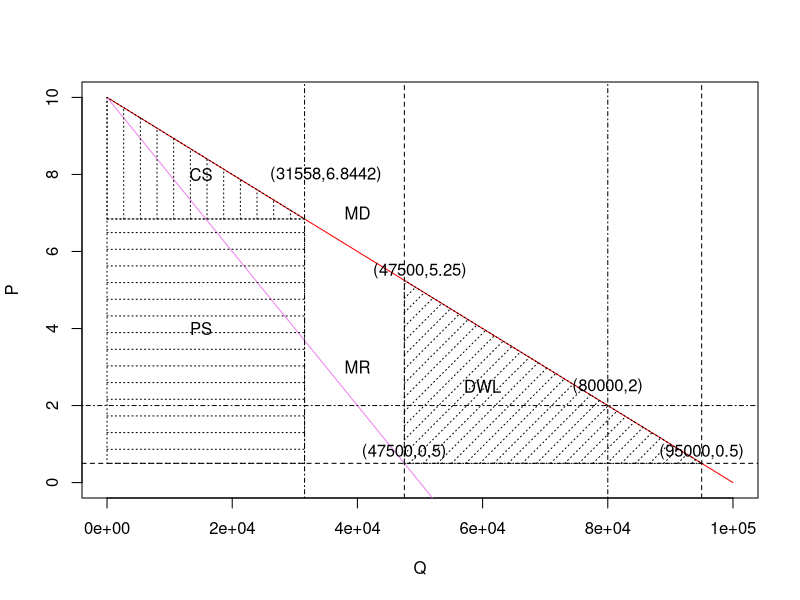
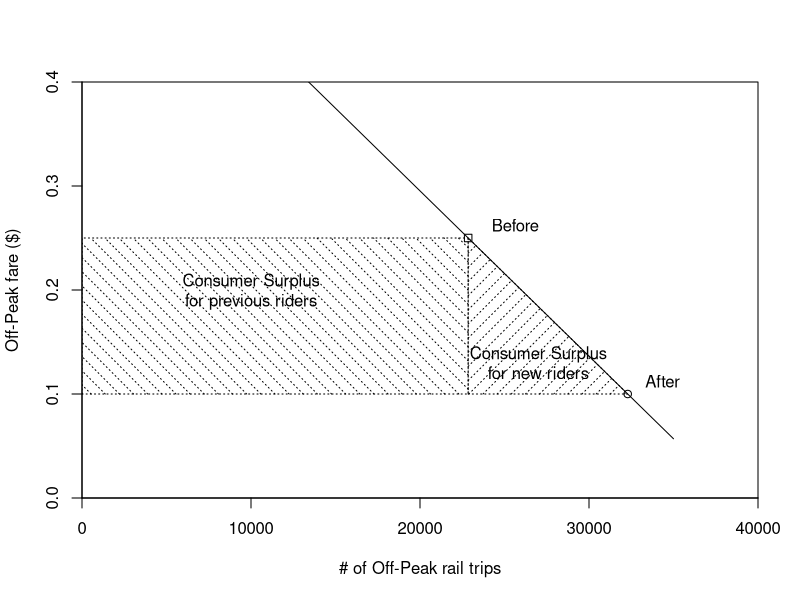
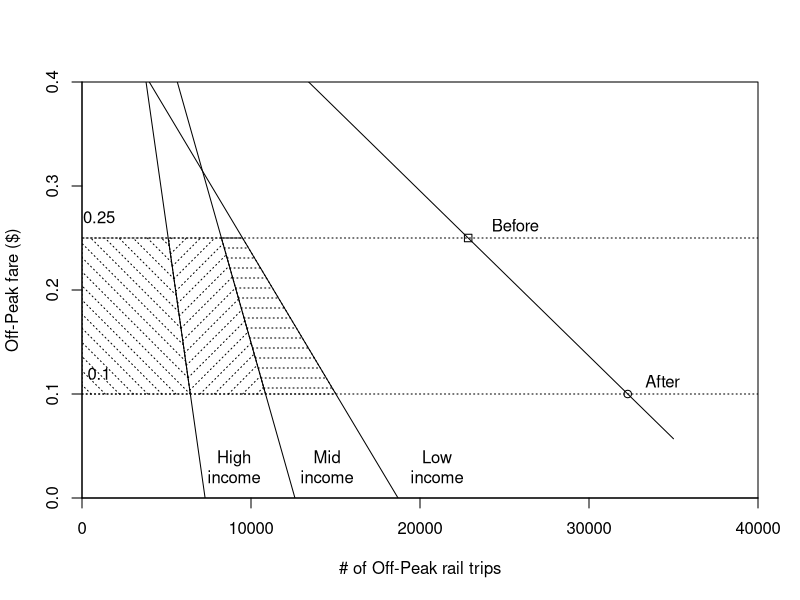
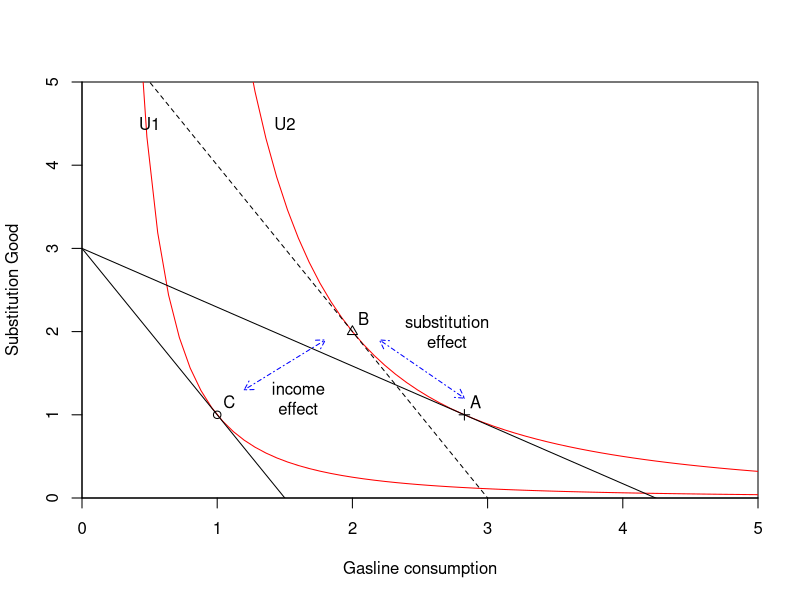
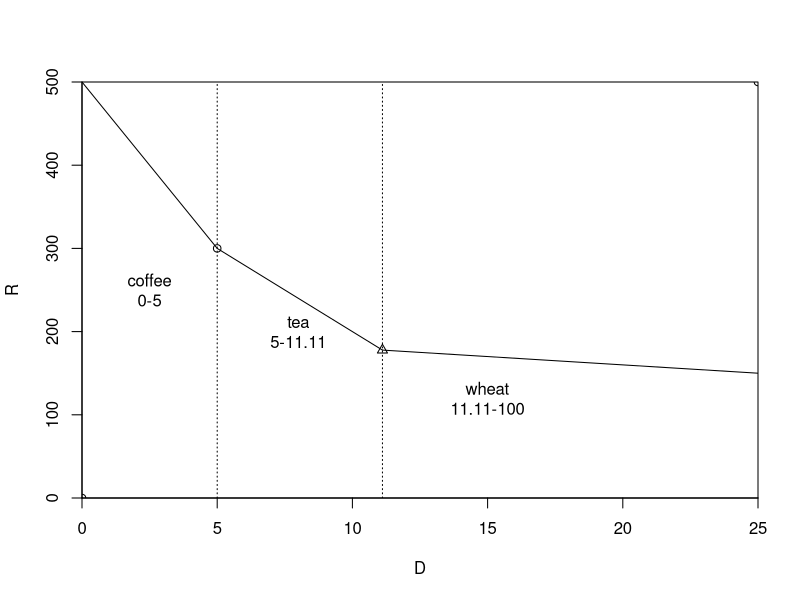
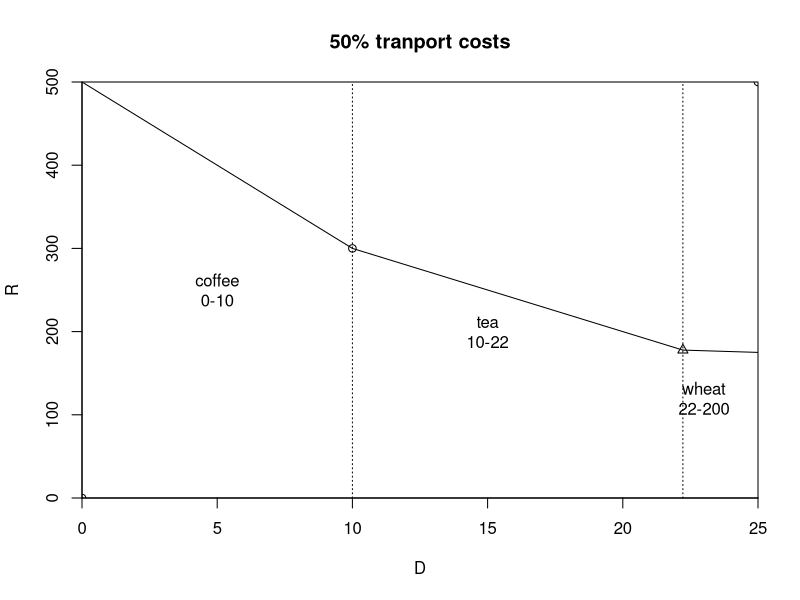
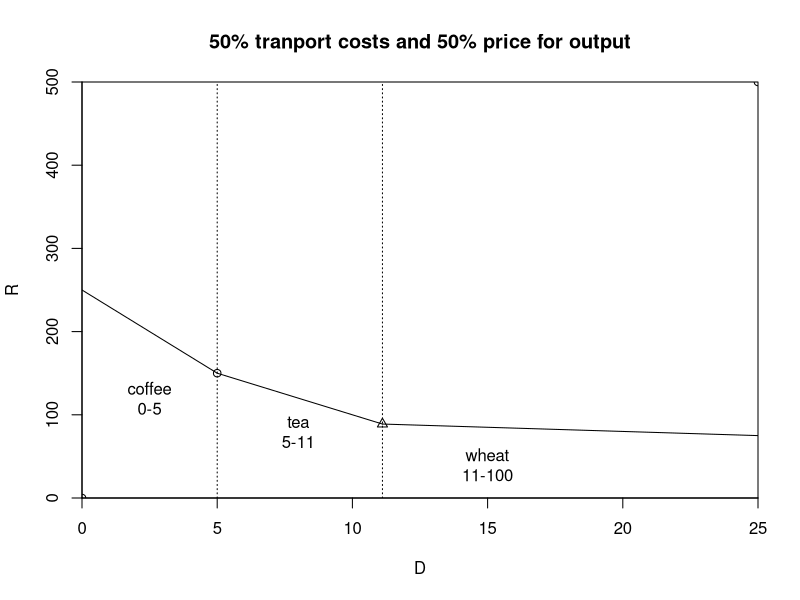

Write the R code that produced these figures, in order.
## ---- chunk 1
curve(10-0.0001*x, 0, 100000,col = "red",xlab ="Q", ylab ="P");text(40000,7, "MD")
curve(10-0.0002*x, add = TRUE, col = "violet");text(40000,3, "MR")
abline(h = 0.5, lty = 2);abline(h = 2, lty = 4)
abline(v =95000, lty=2);text(95000,0.8, "(95000,0.5)")
abline(v =47500, lty=2);text(50000,5.5, "(47500,5.25)");text(47500,0.8, "(47500,0.5)")
abline(v =80000, lty=4);text(80000,2.5, "(80000,2)")
polygon(x=c(47500,95000,47500), y=c(0.5,0.5,5.25), density=10, angle=45,lty =3);text(60000,2.5, "DWL")
abline(v =31558, lty=4);text(35000,8, "(31558,6.8442)")
polygon(x=c(0,31558,0), y=c(6.8442,6.8442,10), density=6, angle=90,lty =3);text(15000,8, "CS")
polygon(x=c(0,31558,31558,0), y=c(0.5,0.5,6.8442,6.8442), density=6, angle=0,lty =3);text(15000,4, "PS")
## ---- chunk 2
plot(c(0,40000), c(0,0.4), type = "n",xlab ="# of Off-Peak rail trips", ylab ="Off-Peak fare ($)",xaxs = "i",yaxs = "i")
curve(0.6130826+(0.1-0.25)/(32290-22850)*x, 10000, 35000, add = TRUE)
points(22850, 0.25, pch =0);text(22850, 0.25,"Before",adj=c(-0.5,-0.5))
points(32290, 0.10, pch =1);text(32290, 0.10,"After",adj=c(-0.5,-0.5))
polygon(x=c(0,22850,22850,0), y=c(0.1,0.1,0.25,0.25), density=10, angle=-45,lty =3);text(10000,0.2, "Consumer Surplus
for previous riders")
polygon(x=c(22850,32290,22850), y=c(0.1,0.1,0.25), density=10, angle=45,lty =3);text(27000,0.13, "Consumer Surplus
for new riders")
## ---- chunk 3
plot(c(0,40000), c(0,0.4), type = "n",xlab ="# of Off-Peak rail trips", ylab ="Off-Peak fare ($)",xaxs = "i",yaxs = "i")
curve(0.25-(0.1-0.25)/(15020-9500)*9500+(0.1-0.25)/(15020-9500)*x, 0, 35000, add = TRUE);text(21000,0.03, "Low
income")
curve(0.25-(0.1-0.25)/(10860-8250)*8250+(0.1-0.25)/(10860-8250)*x, 0, 35000, add = TRUE);text(14500,0.03, "Mid
income")
curve(0.25-(0.1-0.25)/(6410-5100)*5100+(0.1-0.25)/(6410-5100)*x, 0, 35000, add = TRUE);text(9000,0.03, "High
income")
curve(0.6130826+(0.1-0.25)/(32290-22850)*x, 0, 35000, add = TRUE)
points(22850, 0.25, pch =0);text(22850, 0.25,"Before",adj=c(-0.5,-0.5))
points(32290, 0.10, pch =1);text(32290, 0.10,"After",adj=c(-0.5,-0.5))
polygon(x=c(0,6410,5100,0), y=c(0.1,0.1,0.25,0.25), density=10, angle=-45,lty =3)
polygon(x=c(6410,10860,8250,5100), y=c(0.1,0.1,0.25,0.25), density=10, angle=45,lty =3)
polygon(x=c(10860,15020,9500,8250), y=c(0.1,0.1,0.25,0.25), density=10, angle=0,lty =3)
abline(h =0.25, lty=3);text(1000,0.27, "0.25");abline(h =0.1, lty=3);text(1000,0.12, "0.1")
## ---- chunk 4
plot(c(0,5), c(0,5), type = "n",xlab ="Gasline consumption", ylab ="Substitution Good",xaxs = "i",yaxs = "i")
curve(x^(-2), 0, 8,col = "red",add = TRUE,);text(0.5,4.5, "U1");
abline(a=3,b=-2, lty = 1);points(1,1, pch =1);text(1,1,"C",adj=c(-0.5,-0.5))
curve(8*(x)^(-2), 0, 8,col = "red",add = TRUE,);text(1.5,4.5, "U2");
abline(a=6,b=-2, lty=2);points(2,2, pch =2);text(2,2,"B",adj=c(-0.5,-0.5))
abline(a=3,b=-2^(-1/2), lty=1);points(sqrt(8),1, pch =3);text(sqrt(8),1,"A",adj=c(-0.5,-0.5))
arrows(sqrt(8),1.2,2.2,1.9, length = 0.1, code = 3, col ="blue", lty = 4)
arrows(1.2,1.3,1.8,1.9, length = 0.1, code = 3, col ="blue", lty = 4)
text(2.7,2, "substitution
effect")
text(1.6,1.2, "income
effect")
## ---- chunk 5
plot(c(0,25), c(0,500),xlab ="D", ylab ="R",xaxs = "i",yaxs = "i")
curve(500-40*x, 0, 5,add = TRUE);text(2.5,250, "coffee
0-5");points(5,300, pch =1)
curve(400-20*x, 5,100/9,add = TRUE);text(8,200, "tea
5-11.11");points(100/9,1600/9, pch =2)
curve(200-2*x, 100/9,100,add = TRUE);text(15,120, "wheat
11.11-100")
abline(v=5, lty=3);abline(v=100/9, lty=3)
## ---- chunk 6
plot(c(0,25), c(0,500),xlab ="D", ylab ="R",xaxs = "i",yaxs = "i",main = "50% tranport costs")
curve(500-20*x, 0, 10,add = TRUE);text(5,250, "coffee
0-10");points(10,300, pch =1)
curve(400-10*x, 10,200/9,add = TRUE);text(15,200, "tea
10-22");points(200/9,1600/9, pch =2)
curve(200-x, 200/9,100,add = TRUE);text(23,120, "wheat
22-200")
abline(v=10, lty=3);abline(v=200/9, lty=3)

plot(c(0,25), c(0,500),xlab ="D", ylab ="R",xaxs = "i",yaxs = "i",main = "50% tranport costs and 50% price for output")
curve(250-20*x, 0, 5,add = TRUE);text(2.5,120, "coffee
0-5");points(5,150, pch =1)
curve(200-10*x, 5,100/9,add = TRUE);text(8,80, "tea
5-11");points(100/9,800/9, pch =2)
curve(100-x, 100/9,100,add = TRUE);text(15,40, "wheat
11-100")
abline(v=5, lty=3);abline(v=100/9, lty=3)
